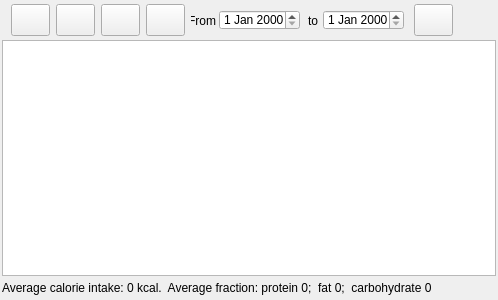
<?xml version="1.0" encoding="UTF-8"?>
<ui version="4.0">
 <class>QueryPFCWdg</class>
 <widget class="QWidget" name="QueryPFCWdg">
  <property name="geometry">
   <rect>
    <x>0</x>
    <y>0</y>
    <width>498</width>
    <height>300</height>
   </rect>
  </property>
  <property name="minimumSize">
   <size>
    <width>480</width>
    <height>200</height>
   </size>
  </property>
  <property name="windowTitle">
   <string>Form</string>
  </property>
  <layout class="QVBoxLayout" name="verticalLayout">
   <property name="spacing">
    <number>2</number>
   </property>
   <property name="leftMargin">
    <number>2</number>
   </property>
   <property name="topMargin">
    <number>2</number>
   </property>
   <property name="rightMargin">
    <number>2</number>
   </property>
   <property name="bottomMargin">
    <number>2</number>
   </property>
   <item>
    <widget class="QWidget" name="widget" native="true">
     <property name="minimumSize">
      <size>
       <width>480</width>
       <height>36</height>
      </size>
     </property>
     <property name="maximumSize">
      <size>
       <width>16777215</width>
       <height>36</height>
      </size>
     </property>
     <widget class="QToolButton" name="tbFirst">
      <property name="geometry">
       <rect>
        <x>9</x>
        <y>2</y>
        <width>39</width>
        <height>32</height>
       </rect>
      </property>
      <property name="toolTip">
       <string>Go to first row</string>
      </property>
      <property name="text">
       <string/>
      </property>
      <property name="icon">
       <iconset resource="foodcl.qrc">
        <normaloff>:/resources/first.png</normaloff>:/resources/first.png</iconset>
      </property>
      <property name="iconSize">
       <size>
        <width>32</width>
        <height>32</height>
       </size>
      </property>
     </widget>
     <widget class="QToolButton" name="tbPrev">
      <property name="geometry">
       <rect>
        <x>54</x>
        <y>2</y>
        <width>39</width>
        <height>32</height>
       </rect>
      </property>
      <property name="toolTip">
       <string>Go to previous row</string>
      </property>
      <property name="text">
       <string/>
      </property>
      <property name="icon">
       <iconset resource="foodcl.qrc">
        <normaloff>:/resources/prev.png</normaloff>:/resources/prev.png</iconset>
      </property>
      <property name="iconSize">
       <size>
        <width>32</width>
        <height>32</height>
       </size>
      </property>
     </widget>
     <widget class="QToolButton" name="tbNext">
      <property name="geometry">
       <rect>
        <x>99</x>
        <y>2</y>
        <width>39</width>
        <height>32</height>
       </rect>
      </property>
      <property name="toolTip">
       <string>Go to next row</string>
      </property>
      <property name="text">
       <string/>
      </property>
      <property name="icon">
       <iconset resource="foodcl.qrc">
        <normaloff>:/resources/next.png</normaloff>:/resources/next.png</iconset>
      </property>
      <property name="iconSize">
       <size>
        <width>32</width>
        <height>32</height>
       </size>
      </property>
     </widget>
     <widget class="QToolButton" name="tbLast">
      <property name="geometry">
       <rect>
        <x>144</x>
        <y>2</y>
        <width>39</width>
        <height>32</height>
       </rect>
      </property>
      <property name="toolTip">
       <string>Go to last row</string>
      </property>
      <property name="text">
       <string/>
      </property>
      <property name="icon">
       <iconset resource="foodcl.qrc">
        <normaloff>:/resources/last.png</normaloff>:/resources/last.png</iconset>
      </property>
      <property name="iconSize">
       <size>
        <width>32</width>
        <height>32</height>
       </size>
      </property>
     </widget>
     <widget class="QLabel" name="lbFrom">
      <property name="geometry">
       <rect>
        <x>189</x>
        <y>11</y>
        <width>25</width>
        <height>16</height>
       </rect>
      </property>
      <property name="text">
       <string>From</string>
      </property>
      <property name="alignment">
       <set>Qt::AlignRight|Qt::AlignTrailing|Qt::AlignVCenter</set>
      </property>
     </widget>
     <widget class="QDateEdit" name="deDate1">
      <property name="geometry">
       <rect>
        <x>217</x>
        <y>8</y>
        <width>81</width>
        <height>20</height>
       </rect>
      </property>
     </widget>
     <widget class="QLabel" name="lbFrom_2">
      <property name="geometry">
       <rect>
        <x>300</x>
        <y>11</y>
        <width>16</width>
        <height>16</height>
       </rect>
      </property>
      <property name="text">
       <string>to</string>
      </property>
      <property name="alignment">
       <set>Qt::AlignRight|Qt::AlignTrailing|Qt::AlignVCenter</set>
      </property>
     </widget>
     <widget class="QDateEdit" name="deDate2">
      <property name="geometry">
       <rect>
        <x>321</x>
        <y>8</y>
        <width>81</width>
        <height>20</height>
       </rect>
      </property>
     </widget>
     <widget class="QToolButton" name="tbExecQuery">
      <property name="geometry">
       <rect>
        <x>412</x>
        <y>2</y>
        <width>39</width>
        <height>32</height>
       </rect>
      </property>
      <property name="toolTip">
       <string>Execute query</string>
      </property>
      <property name="text">
       <string/>
      </property>
      <property name="icon">
       <iconset resource="foodcl.qrc">
        <normaloff>:/resources/exec.png</normaloff>:/resources/exec.png</iconset>
      </property>
      <property name="iconSize">
       <size>
        <width>32</width>
        <height>32</height>
       </size>
      </property>
     </widget>
    </widget>
   </item>
   <item>
    <widget class="QTableView" name="tableView"/>
   </item>
   <item>
    <widget class="QLabel" name="lbSum">
     <property name="minimumSize">
      <size>
       <width>0</width>
       <height>20</height>
      </size>
     </property>
     <property name="text">
      <string>Average calorie intake: 0 kcal.  Average fraction: protein 0;  fat 0;  carbohydrate 0</string>
     </property>
    </widget>
   </item>
  </layout>
 </widget>
 <resources>
  <include location="foodcl.qrc"/>
 </resources>
 <connections/>
</ui>
